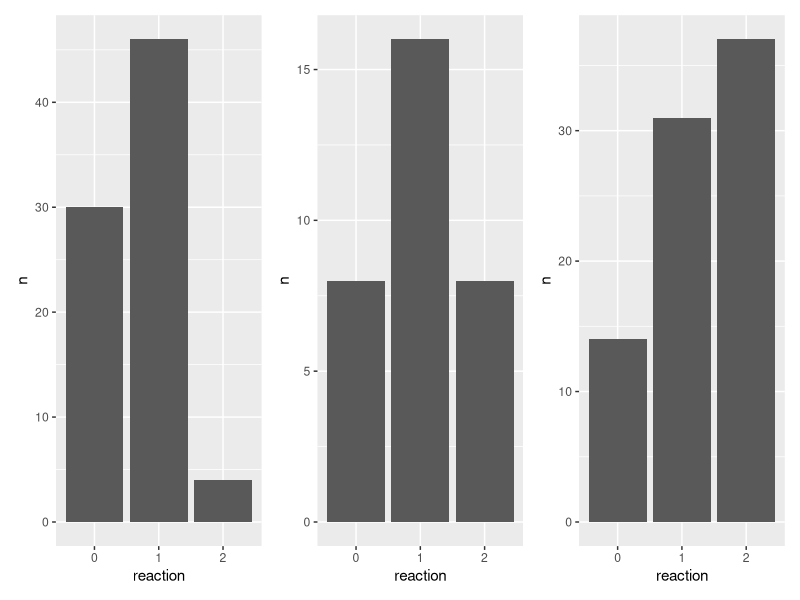
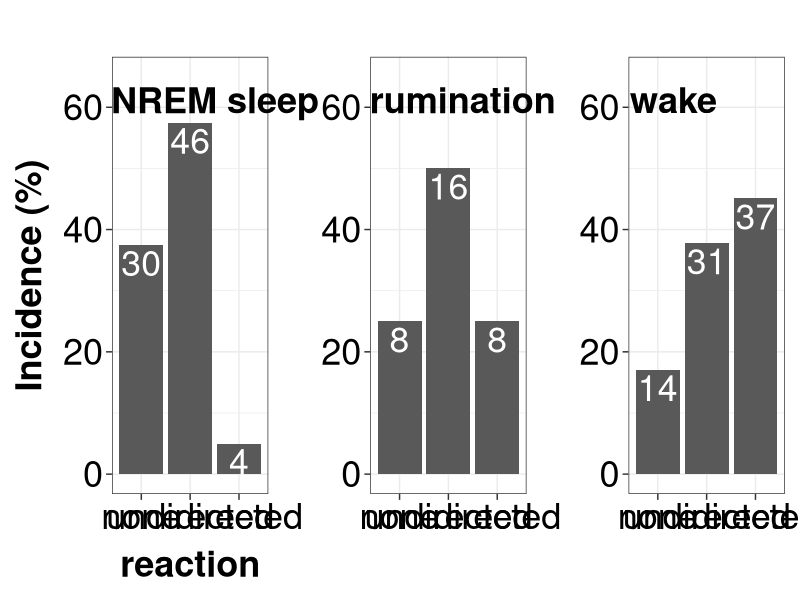
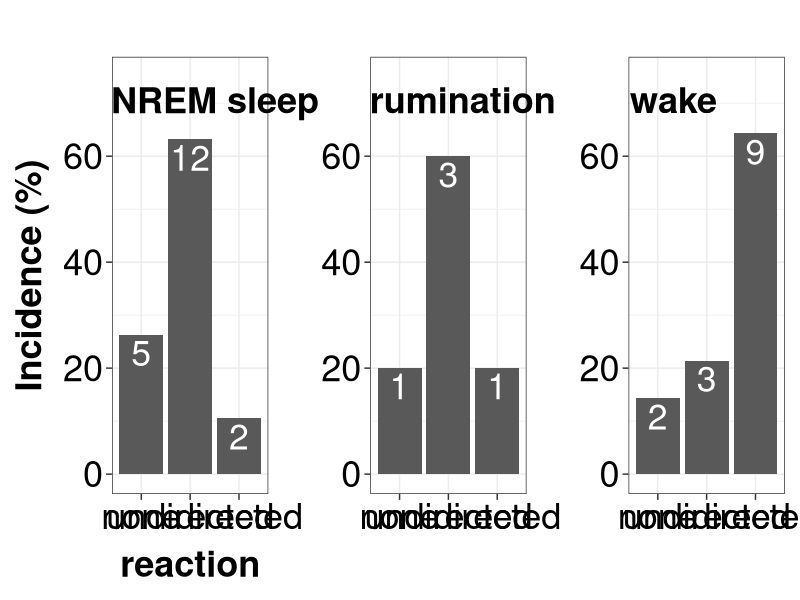
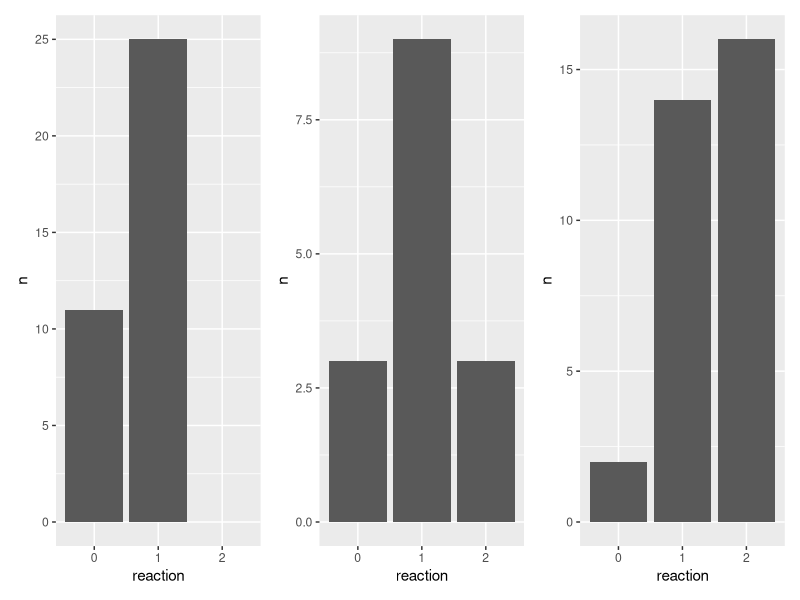
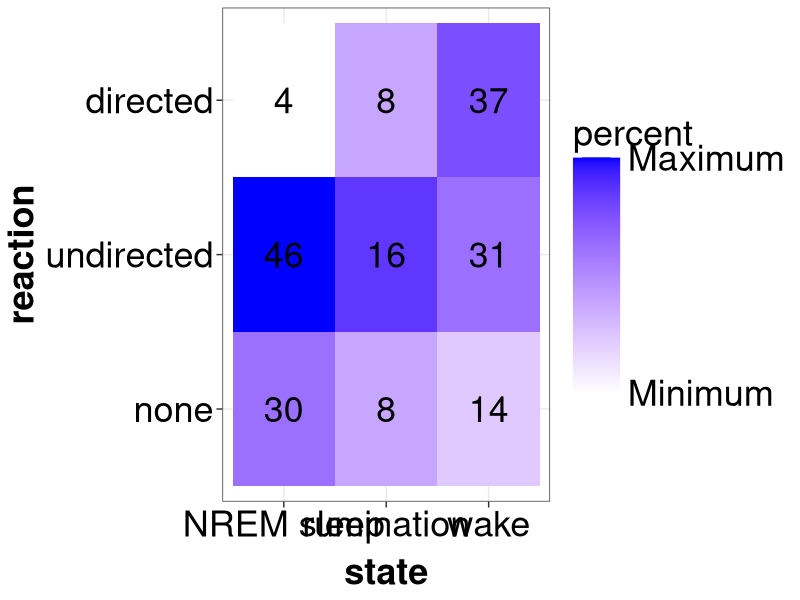
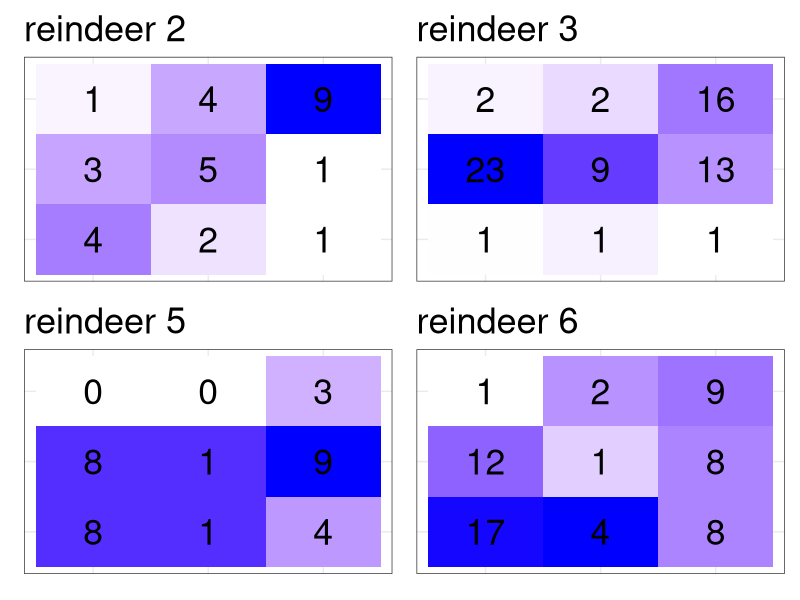
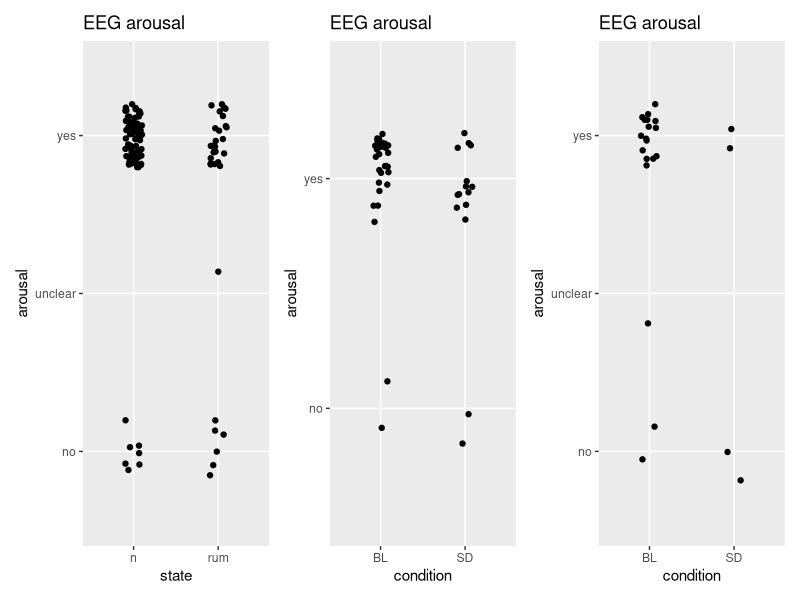
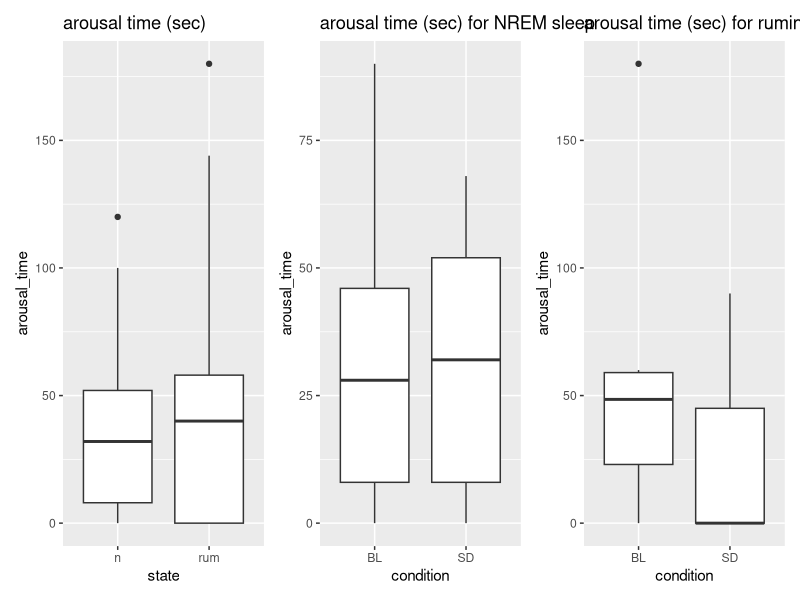

Write the R code that produced these figures, in order. (Note: this script raises an error after producing the figures.)


library(dplyr)
library("readxl")
library(ggplot2)
library(patchwork)

setwd("C:/Users/schlaf/Documents/reindeer/Data_Analysis_main_experiment/excel_overview_data")


df <- read_excel("arousals48.xlsx")
df$reindeer <- as.factor(df$reindeer)
df$body_position <- as.factor(df$body_position)
df$state <- as.factor(df$state)
df$reaction <- as.factor(df$reaction)
df$condition <- as.factor(df$condition)
df$condition2 <- as.factor(df$condition2)
df$up_down <- as.factor(df$up_down)


df_counts <- df %>% count(state, reindeer, reaction, condition, up_down, .drop=FALSE)

p1 <- ggplot(subset(df_counts, state=="n"),aes(reaction,n)) + 
  geom_col()
p2 <- ggplot(subset(df_counts, state=="rum"),aes(reaction,n)) + 
  geom_col()
p3 <- ggplot(subset(df_counts, state=="w"),aes(reaction,n)) + 
  geom_col()


p1 + p2 + p3


##### scale in percentage, absolute number as number

df_counts_pooled <- df %>% count(state, reaction, .drop=FALSE)

df_counts_pooled <- df_counts_pooled %>%
  group_by(state) %>%
  mutate(percent = n/sum(n)*100)


p1 <- ggplot(subset(df_counts_pooled, state=="n"),aes(reaction, percent)) + 
  geom_col()+
  geom_text(aes(label=n),size = 9, position=position_dodge(width=0.9), vjust=1.2, colour = "white" )+
  ylim(0,65)+
  theme_bw()+
  ggtitle("NREM sleep")+
  scale_x_discrete(labels=c("none","undirected","directed"))+
  xlab("reaction") +  ylab("Incidence (%)")+
  theme(axis.text=element_text(size=26,colour = "black"), axis.title=element_text(size=26, face="bold"), 
        axis.ticks.length=unit(.15, "cm"), axis.title.y=element_text(margin = margin(t = 0, r = 10, b = 0, l = 0)),
        axis.title.x=element_text(margin = margin(t = 10, r = 0, b = 0, l = 0)),plot.title = element_text(size=26, face="bold",vjust = - 8, hjust = 0.02))


p2 <- ggplot(subset(df_counts_pooled, state=="rum"),aes(reaction, percent)) + 
  geom_col()+
  geom_text(aes(label=n),size = 9, position=position_dodge(width=0.9), vjust=1.2, colour = "white")+
  ylim(0,65)+
  theme_bw()+
  ggtitle("rumination")+
  scale_x_discrete(labels=c("none","undirected","directed"))+
  xlab("") + ylab("")+
  theme(axis.text=element_text(size=26,colour = "black"), axis.title=element_text(size=26, face="bold"),
        axis.ticks.length=unit(.15, "cm"), plot.title = element_text(size=26, face="bold",vjust = - 8, hjust = 0.02))

p3 <- ggplot(subset(df_counts_pooled, state=="w"),aes(reaction, percent)) + 
  geom_col()+
  geom_text(aes(label=n),size = 9, position=position_dodge(width=0.9), vjust=1.2, colour = "white")+
  ylim(0,65)+
  theme_bw()+
  ggtitle("wake")+
  scale_x_discrete(labels=c("none","undirected","directed"))+
  xlab("") + ylab("")+
  theme(axis.text=element_text(size=26,colour = "black"), axis.title=element_text(size=26, face="bold"),
        axis.ticks.length=unit(.15, "cm"), plot.title = element_text(size=26, face="bold",vjust = - 8, hjust = 0.02))

p1 + p2 + p3



#only 4 hours after Sleep Deprivation

df_counts_pooled_sd <- subset(df, condition2=="SD") %>% count(state, reaction, .drop=FALSE)

df_counts_pooled_sd <- df_counts_pooled_sd %>%
  group_by(state) %>%
  mutate(percent = n/sum(n)*100)



p1 <- ggplot(subset(df_counts_pooled_sd, state=="n"),aes(reaction, percent)) + 
  geom_col()+
  geom_text(aes(label=n),size = 9, position=position_dodge(width=0.9), vjust=1.2, colour = "white" )+
  ylim(0,75)+
  theme_bw()+
  ggtitle("NREM sleep")+
  scale_x_discrete(labels=c("none","undirected","directed"))+
  xlab("reaction") +  ylab("Incidence (%)")+
  theme(axis.text=element_text(size=26,colour = "black"), axis.title=element_text(size=26, face="bold"), 
        axis.ticks.length=unit(.15, "cm"), axis.title.y=element_text(margin = margin(t = 0, r = 10, b = 0, l = 0)),
        axis.title.x=element_text(margin = margin(t = 10, r = 0, b = 0, l = 0)),plot.title = element_text(size=26, face="bold",vjust = - 8, hjust = 0.02))


p2 <- ggplot(subset(df_counts_pooled_sd, state=="rum"),aes(reaction, percent)) + 
  geom_col()+
  geom_text(aes(label=n),size = 9, position=position_dodge(width=0.9), vjust=1.2, colour = "white")+
  ylim(0,75)+
  theme_bw()+
  ggtitle("rumination")+
  scale_x_discrete(labels=c("none","undirected","directed"))+
  xlab("") + ylab("")+
  theme(axis.text=element_text(size=26,colour = "black"), axis.title=element_text(size=26, face="bold"),
        axis.ticks.length=unit(.15, "cm"), plot.title = element_text(size=26, face="bold",vjust = - 8, hjust = 0.02))

p3 <- ggplot(subset(df_counts_pooled_sd, state=="w"),aes(reaction, percent)) + 
  geom_col()+
  geom_text(aes(label=n),size = 9, position=position_dodge(width=0.9), vjust=1.2, colour = "white")+
  ylim(0,75)+
  theme_bw()+
  ggtitle("wake")+
  scale_x_discrete(labels=c("none","undirected","directed"))+
  xlab("") + ylab("")+
  theme(axis.text=element_text(size=26,colour = "black"), axis.title=element_text(size=26, face="bold"),
        axis.ticks.length=unit(.15, "cm"), plot.title = element_text(size=26, face="bold",vjust = - 8, hjust = 0.02))

p1 + p2 + p3



#only when neighbour goes up

p1 <- ggplot(subset(df_counts, state=="n" & up_down=="u"),aes(reaction,n)) + 
  geom_col()
p2 <- ggplot(subset(df_counts, state=="rum" & up_down=="u"),aes(reaction,n)) + 
  geom_col()
p3 <- ggplot(subset(df_counts, state=="w" & up_down=="u"),aes(reaction,n)) + 
  geom_col()

p1 + p2 + p3


#### heatmaps (percentage reaction per state)   #####


#### pooled

df_counts_pooled <- df %>% count(state, reaction, .drop=FALSE)

df_counts_pooled <- df_counts_pooled %>%
  group_by(state) %>%
  mutate(percent = n/sum(n)*100)


ggplot(subset(df_counts_pooled, state!="rem"),aes(state, reaction, fill = percent)) + 
  geom_tile()+
  geom_text(aes(label=n),size = 9)+
  scale_y_discrete(labels=c("none","undirected","directed"))+
  scale_x_discrete(labels=c("NREM sleep","rumination","wake"))+
  scale_fill_gradient(low="white", high="blue",breaks=c(5.1,57.4999999999999),labels=c("Minimum","Maximum"))+
  theme_bw()+
  theme(axis.text=element_text(size=26,colour = "black"), axis.title=element_text(size=26, face="bold"), legend.text=element_text(size=26,colour = "black"),
        axis.title.x=element_text(margin = margin(t = 10, r = 0, b = 0, l = 0)),legend.title = element_text(size=26,colour = "black"), legend.key.size = unit(1.2, 'cm'), axis.ticks.length=unit(.15, "cm"))
  


#### per reindeer

df_counts <- df %>% count(state, reindeer, reaction, .drop=FALSE)

df_counts <- df_counts %>%
  group_by(state,reindeer) %>%
  mutate(percent = n/sum(n)*100)


p1 <- ggplot(subset(df_counts, reindeer==2 & state!="rem"), aes(state, reaction, fill = percent)) + 
  geom_tile()+
  ggtitle("reindeer 2")+
  geom_text(aes(label=n),size = 9)+
  scale_fill_gradient(low="white", high="blue")+
  theme_bw()+
  theme(axis.text=element_text(size=0), axis.title=element_text(size=0),
        plot.title = element_text(size=26,colour = "black"), legend.position="none", axis.ticks.length=unit(0, "cm"))

p2 <- ggplot(subset(df_counts, reindeer==3 & state!="rem"), aes(state, reaction, fill = percent)) + 
  geom_tile()+
  ggtitle("reindeer 3")+
  geom_text(aes(label=n),size = 9)+
  scale_fill_gradient(low="white", high="blue")+
  theme_bw()+
  theme(axis.text=element_text(size=0), axis.title=element_text(size=0),
        plot.title = element_text(size=26,colour = "black"), legend.position="none", axis.ticks.length=unit(0, "cm"))

p3 <- ggplot(subset(df_counts, reindeer==5 & state!="rem"), aes(state, reaction, fill = percent)) + 
  geom_tile()+
  ggtitle("reindeer 5")+
  geom_text(aes(label=n),size = 9)+
  scale_fill_gradient(low="white", high="blue")+
  theme_bw()+
  theme(axis.text=element_text(size=0), axis.title=element_text(size=0),
        plot.title = element_text(size=26,colour = "black"), legend.position="none", axis.ticks.length=unit(0, "cm"))

p4 <- ggplot(subset(df_counts, reindeer==6 & state!="rem"), aes(state, reaction, fill = percent)) + 
  geom_tile()+
  ggtitle("reindeer 6")+
  geom_text(aes(label=n),size = 9)+
  scale_fill_gradient(low="white", high="blue")+
  theme_bw()+
  theme(axis.text=element_text(size=0), axis.title=element_text(size=0),
        plot.title = element_text(size=26,colour = "black"), legend.position="none", axis.ticks.length=unit(0, "cm"))


p1 + p2 + p3 + p4





#### stats ######

df2 <- droplevels(subset(df, state!="rem"))

### ordinal ######
library(ordinal)
library(emmeans)

fmm1 <- clmm(reaction ~ state + (1|reindeer), df2)
summary(fmm1)

summary(lsmeans(fmm1,pairwise~state,adjust="tukey",mode="linear.predictor",type="Score"))


### do other factors have an effect?
df3 <- droplevels(subset(df2, condition!="BLb"))


fmm1 <- clmm(reaction ~ state * condition + (1|reindeer), df3)
summary(fmm1)
summary(lsmeans(fmm1,pairwise~state*condition,adjust="tukey",mode="linear.predictor",type="Score"))


fmm1 <- clmm(reaction ~ state * up_down + (1|reindeer), df2)
summary(fmm1)
summary(lsmeans(fmm1,pairwise~state*up_down,adjust="tukey",mode="linear.predictor",type="Score"))



fmm1 <- clmm(reaction ~ state + (1|reindeer), subset(df2, up_down=="u"))
summary(fmm1)
summary(lsmeans(fmm1,pairwise~state,adjust="tukey",mode="linear.predictor",type="Score"))



### linear-mixed model on counts (interaction reaction&state?) ######
library(lme4)
library(lmerTest)

model1 <- lmer(percent ~ reaction * state + (1|reindeer), df_counts)
summary(model1)
anova(model1)



#### chi-squared test  ####

library(gmodels)
library(MASS)


df2 <- droplevels(subset(df, state!="rem"))
counts <- table(df2$reaction, df2$state)
chisq.test(counts)

df3 <- droplevels(subset(df, state!="rem" & state!="w"))
counts <- table(df3$reaction, df3$state)
chisq.test(counts)

df4 <- droplevels(subset(df, state!="rem" & state!="n"))
counts <- table(df4$reaction, df4$state)
chisq.test(counts)

CrossTable(counts, fisher = TRUE, chisq = TRUE, expected = TRUE,
           sresid = TRUE, format = "SPSS")



##### arousal

df$arousal <- as.factor(df$arousal)


p1 <- ggplot(subset(df, state=='rum' | state=="n"), aes(state, arousal)) + 
  geom_jitter(width = 0.1, height=0.2)+
  ggtitle("EEG arousal")

p2 <- ggplot(subset(df, state=="n" & condition!='BLb'), aes(condition, arousal)) + 
  geom_jitter(width = 0.1, height=0.2)+
  ggtitle("EEG arousal")


p3 <- ggplot(subset(df, state=="rum" & condition!='BLb'), aes(condition, arousal)) + 
  geom_jitter(width = 0.1, height=0.2)+
  ggtitle("EEG arousal")

p1 + p2 + p3



subset(df, state=='rum' & arousal!='unclear') %>% 
  count(arousal) %>% 
  mutate() -> perc_arousal_rum

subset(df, state=='n') %>% 
  count(arousal) %>% 
  mutate() -> perc_arousal_nrem

subset(df, state=='rum' & condition == 'SD' & arousal!='unclear') %>% 
  count(arousal) %>% 
  mutate() -> perc_arousal_rum_SD

subset(df, state=='n' & condition == 'SD') %>% 
  count(arousal) %>% 
  mutate() -> perc_arousal_nrem_SD


perc_arousal <- data.frame(perc_arousal_rum,perc_arousal_nrem,perc_arousal_rum_SD,perc_arousal_nrem_SD)

##### arousal length


df$arousal_time <- as.numeric(df$arousal_time)


p1 <- ggplot(subset(df, state=='rum' | state=="n"), aes(state, arousal_time)) + 
  geom_boxplot()+
ggtitle("arousal time (sec)")

p2 <- ggplot(subset(df, state=="n" & condition!='BLb'), aes(condition, arousal_time)) + 
  geom_boxplot()+
ggtitle("arousal time (sec) for NREM sleep")


p3 <- ggplot(subset(df, state=="rum" & condition!='BLb'), aes(condition, arousal_time)) + 
  geom_boxplot()+
ggtitle("arousal time (sec) for rumination")


p1 + p2 + p3



##### transitions

df$transition <- as.factor(df$transition)



p1 <- ggplot(subset(df, state=='rum' | state=="n"), aes(state, transition)) + 
  geom_jitter(width = 0.1, height=0.2)+
  ggtitle("transitions")

p2 <- ggplot(subset(df, state=="n" & condition!='BLb'), aes(condition, transition)) + 
  geom_jitter(width = 0.1, height=0.2)+
  ggtitle("transitions NREM sleep")


p3 <- ggplot(subset(df, state=="rum" & condition!='BLb'), aes(condition, transition)) + 
  geom_jitter(width = 0.1, height=0.2)+
  ggtitle("transitions rumination")


p1 + p2 + p3



subset(df, state=='rum') %>% 
  count(transition) %>% 
  mutate() -> perc_trans_rum

subset(df, state=='n') %>% 
  count(transition) %>% 
  mutate() -> perc_trans_nrem


subset(df, state=='rum' & condition == 'SD') %>% 
  count(transition) %>% 
  mutate() -> perc_trans_rum_SD

subset(df, state=='n' & condition == 'SD') %>% 
  count(transition) %>% 
  mutate() -> perc_trans_nrem_SD

perc_trans <- data.frame(perc_trans_rum,perc_trans_nrem,perc_trans_rum_SD,perc_trans_nrem_SD)


##### rum-score (wake or NREM like)

p1 <- ggplot(subset(df, state=='rum'), aes(rum_score, arousal)) + 
  geom_jitter(width = 0.1, height=0.2)+
  ggtitle("arousal")

p2 <- ggplot(subset(df, state=='rum'), aes(rum_score, arousal_time)) + 
  geom_jitter(width = 0.1, height=0.2)+
  ggtitle("arousal time (sec)")

p3 <- ggplot(subset(df, state=='rum'), aes(rum_score, transition )) + 
  geom_jitter(width = 0.1, height=0.2)+
  ggtitle("transitions")

p4 <- ggplot(subset(df, state=='rum'), aes(rum_score, reaction)) + 
  geom_jitter(width = 0.1, height=0.2)+
  ggtitle("reaction")


p1 + p2 + p3 + p4
